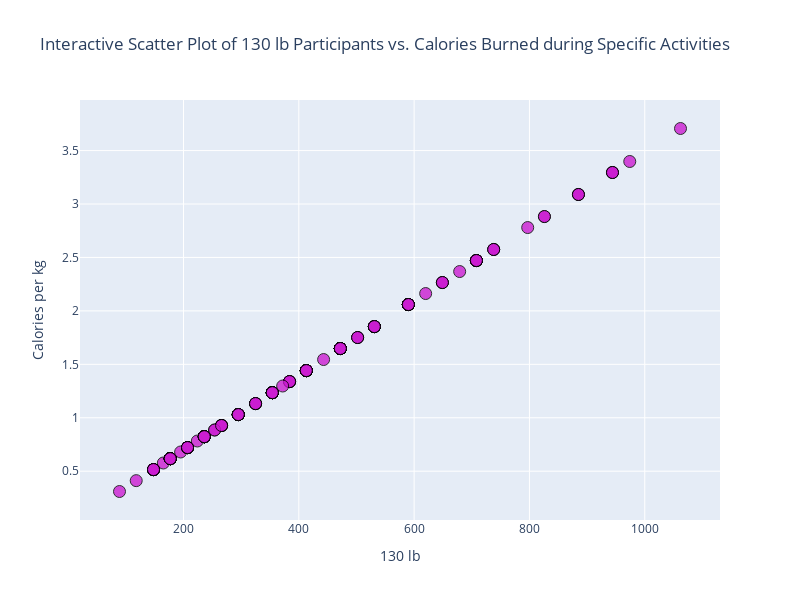

This figure's notebook cell:
### Code cell
# EDA Step 2: Bivariate analysis - Create scatter plots - Perform cross-tabulations - Calculate correlations between pairs of variables
#CALORIES

#Create scatter plots
#Scatterplot - continuous vars - infinite possible values and ofterm measure with some precision
# - uses - scientific measurements and physical properties
# Scientific measurements - mass, length, temperature, meter, time
# Physical properties - include color, density, hardness, and melting and boiling points.
# - Vars: all vars
 
#go - low level data that is specific and flexible
import plotly.graph_objects as go
#!pip install plotly

# Put the data into a pandas df
dataF = pd.DataFrame({'x': df2['130 lb'],
                   'y': df2['Calories per kg']})

#Create the figure (for the moment: a blank graph)
fig = go.Figure()

# Add the scatter trace
fig.add_trace(go.Scatter( 
    x=dataF['x'], # Variable in the x-axis
    y=dataF['y'], # Variable in the y-axis
    mode='markers', # This explicitly states that we want our observations to be represented by points
    
    # Properties associated with points 
    marker=dict(
        size=12, # Size
        color='#cb1dd1', # Color
        opacity=0.8, # Point transparency 
        line=dict(width=1, color='black') # Properties of the edges
    ),
))

# Customize the layout
fig.update_layout(
    title='Interactive Scatter Plot of 130 lb Participants vs. Calories Burned during Specific Activities', # Title
    xaxis_title='130 lb', # x-axis name
    yaxis_title='Calories per kg', # y-axis name
    width=800,  # Set the width of the figure to 800 pixels
    height=600,  # Set the height of the figure to 600 pixels
)

#Perfect Positive Linear Regression Model

### Figure 1 — Plotly figure (JSON) as saved in the notebook; plotly's stock layout.template omitted (floating-point values rounded to 4 significant figures; data arrays with more than 128 entries replaced by an {"elided": "..."} marker saying what was removed)
{"data": [{"marker": {"color": "#cb1dd1", "line": {"color": "black", "width": 1}, "opacity": 0.8, "size": 12}, "mode": "markers", "type": "scatter", "x": {"elided": "248 int values"}, "y": {"elided": "248 float values"}}], "layout": {"height": 600, "title": {"text": "Interactive Scatter Plot of 130 lb Participants vs. Calories Burned during Specific Activities"}, "width": 800, "xaxis": {"title": {"text": "130 lb"}}, "yaxis": {"title": {"text": "Calories per kg"}}}}
